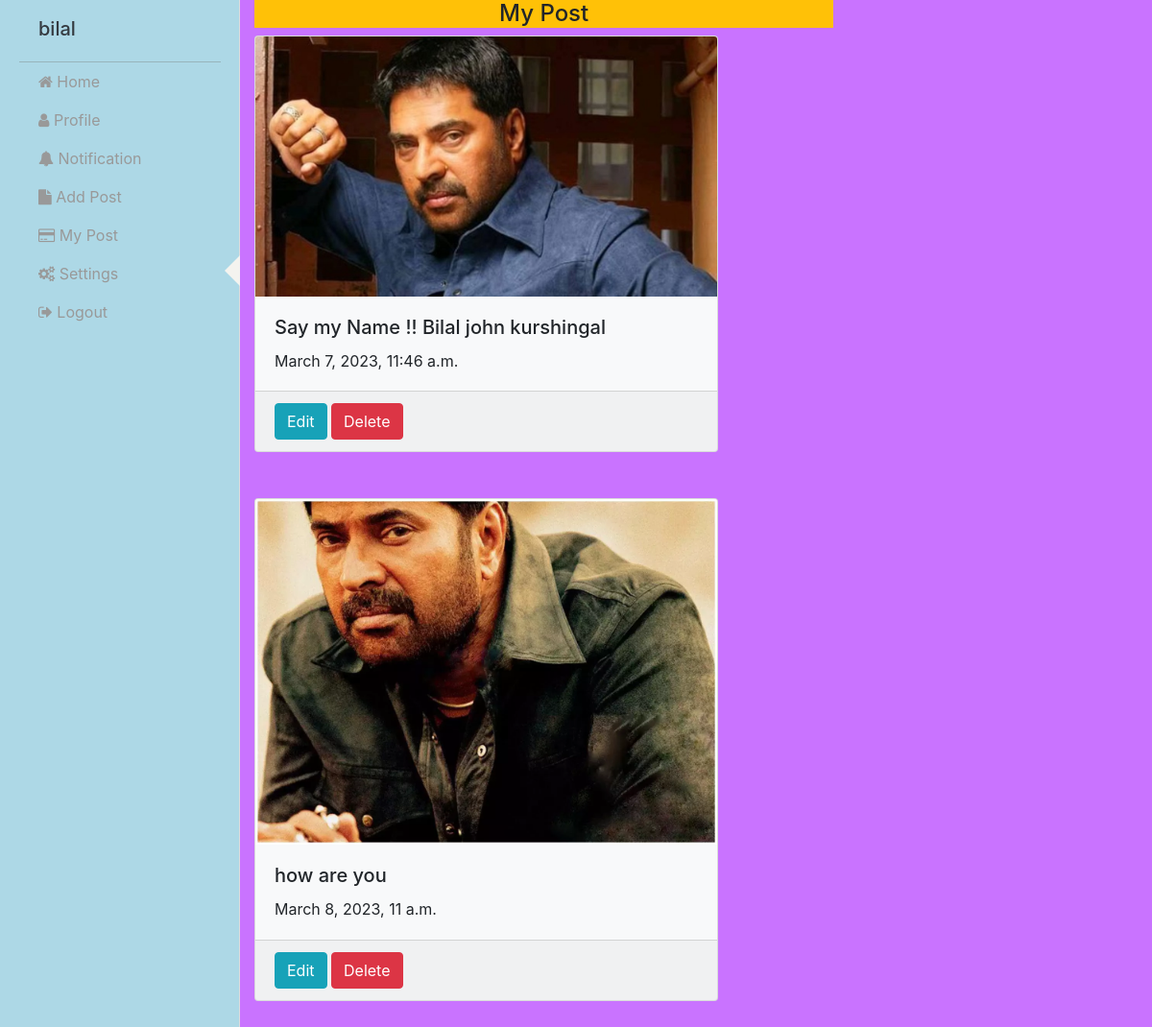
Page /user/myvlog/ (signed in) on the committed database.
### user/models.py (models this page shows, shortened)
class Posts(models.Model):
    image=models.ImageField(upload_to="posted_images",null=True)
    caption=models.CharField(max_length=500)
    datetime=models.DateTimeField(auto_now_add=True)
    user=models.ForeignKey(User,on_delete=models.CASCADE,related_name="p_user")
    likes=models.ManyToManyField(User,related_name="l_user")

### user/views.py (the view)
# urls.py: path('myvlog/',vlogview.as_view(),name="vlog"),
class vlogview(TemplateView):
    template_name="vlogs.html"
    def get_context_data(self,**kwargs):
        context=super().get_context_data(**kwargs)
        context["data"]=Posts.objects.filter(user=self.request.user)
        return context

### user/templates/vlogs.html
{% extends 'nav.html' %}
{% block side %}
<h4 class=" bg-warning text-center">My Post</h4>
{%for i in data%}
      <div class="card mb-5 bg-light" style="width: 80%;">
        {% if i.image %}
        <img class="card-img-top" src="{{i.image.url}}" alt="Card image cap">
        {%endif%}
        <div class="card-body">
          <h5 class="card-title">{{ i.caption}}</h5>
          <p class="card-text">{{ i.datetime}}</p>
        </div>
        <div class="card-footer">
          <a href="{% url 'epost' i.id %}" class="btn btn-info">Edit</a>
          <a href="{% url 'dpost' i.id %}" class="btn btn-danger">Delete</a></div>
      </div>
      {%endfor%}
{% endblock %}

### user/templates/nav.html (shortened to what this page needs)
 <!doctype html>
{% load static %}
<html lang="en">
  <head>
    <link rel="stylesheet" href="{% static 'nav1.css' %}">
    <link rel="stylesheet" href="{% static 'style2.css' %}">
    <link rel="stylesheet" href="https://stackpath.bootstrapcdn.com/bootstrap/4.3.1/css/bootstrap.min.css">
  </head>
  <body>
    <link href="https://maxcdn.bootstrapcdn.com/font-awesome/4.3.0/css/font-awesome.min.css" rel="stylesheet">
    <div id="wrapper" class="wrapper-content">
    <div id="sidebar-wrapper">
        <ul class="sidebar-nav">
            <li class="sidebar-brand">
              <h5><a href="" class="text-dark"> {{request.user.first_name}}</a></h5>
            </li>
            <li>
                <a href="{% url 'uh1' %}" ><i class="fa fa-home"></i> Home</a>
            </li>
            <li>
                <a href="{% url 'prof' %}"><i class="fa fa-user"></i>  Profile</a>
            </li>
            <li>
                <a href="#"><i class="fa fa-bell"></i> Notification</a>
            </li>
            <li>
                <a href="{% url 'apost' %}"><i class="fa fa-file"></i> Add Post</a>
            </li>
            <li>
                <a href="{% url 'vlog' %}"><i class="fa fa-credit-card"></i> My Post</a>
            </li>
            <li class="active">
                <a href="#"><i class="fa fa-gears"></i> Settings</a>
            </li>
            <li>
                <a href="{% url 'login' %}"><i class="fa fa-sign-out"></i> Logout</a>
            </li>
            </ul>
            </div>
            <div class="col-lg-8">
                {% block side %} {% endblock %}
            </div>
            </div>
        </body>
        </html>

### user/static/nav1.css (style rules this page uses)
#sidebar-wrapper { z-index: 1000; position: fixed; left: 250px; width: 0; height: 100%; margin-left: -250px; overflow-y: auto; background:lightblue; -webkit-transition: all 0.5s ease; -moz-transition: all 0.5s ease; -o-transition: all 0.5s ease; transition: all 0.5s ease; }
#sidebar-wrapper { box-shadow: inset -1px 0px 0px 0px #DDDDDD; }
.sidebar-nav { position: absolute; top: 0; width: 250px; margin: 0; padding: 0; list-style: none; }
.sidebar-nav li { text-indent: 20px; line-height: 40px; }
.sidebar-nav li a { display: block; text-decoration: none; color: #999999; }
.sidebar-nav > .sidebar-brand { height: 65px; font-size: 18px; line-height: 60px; }
.sidebar-nav > .sidebar-brand a { color: #999999; }
@media (min-width:768px) { #wrapper { padding-left: 250px; } }
@media (min-width:768px) { #sidebar-wrapper { width: 250px; } }
#sidebar-wrapper li.active > a:after { border-right: 17px solid #f4f3ef; border-top: 17px solid transparent; border-bottom: 17px solid transparent; content: ""; display: inline-block; position: absolute; right: -1px; }
.sidebar-brand { border-bottom: 1px solid rgba(102, 97, 91, 0.3); }
.sidebar-brand { padding: 18px 0px; margin: 0 20px; }
p { font-size: 16px; line-height: 1.4em; }

### user/static/style2.css (style rules this page uses)
body { background: rgb(2,0,36); background: linear-gradient(#c973FF,#c973FF); }

### rows in the picture
Posts: image (picture), caption "Say my Name !! Bilal john kurshingal", datetime "March 7, 2023, 11:46 a.m."
Posts: image (picture), caption "how are you", datetime "March 8, 2023, 11 a.m."

### other values in the picture
{{ request.user.first_name }} "bilal"
